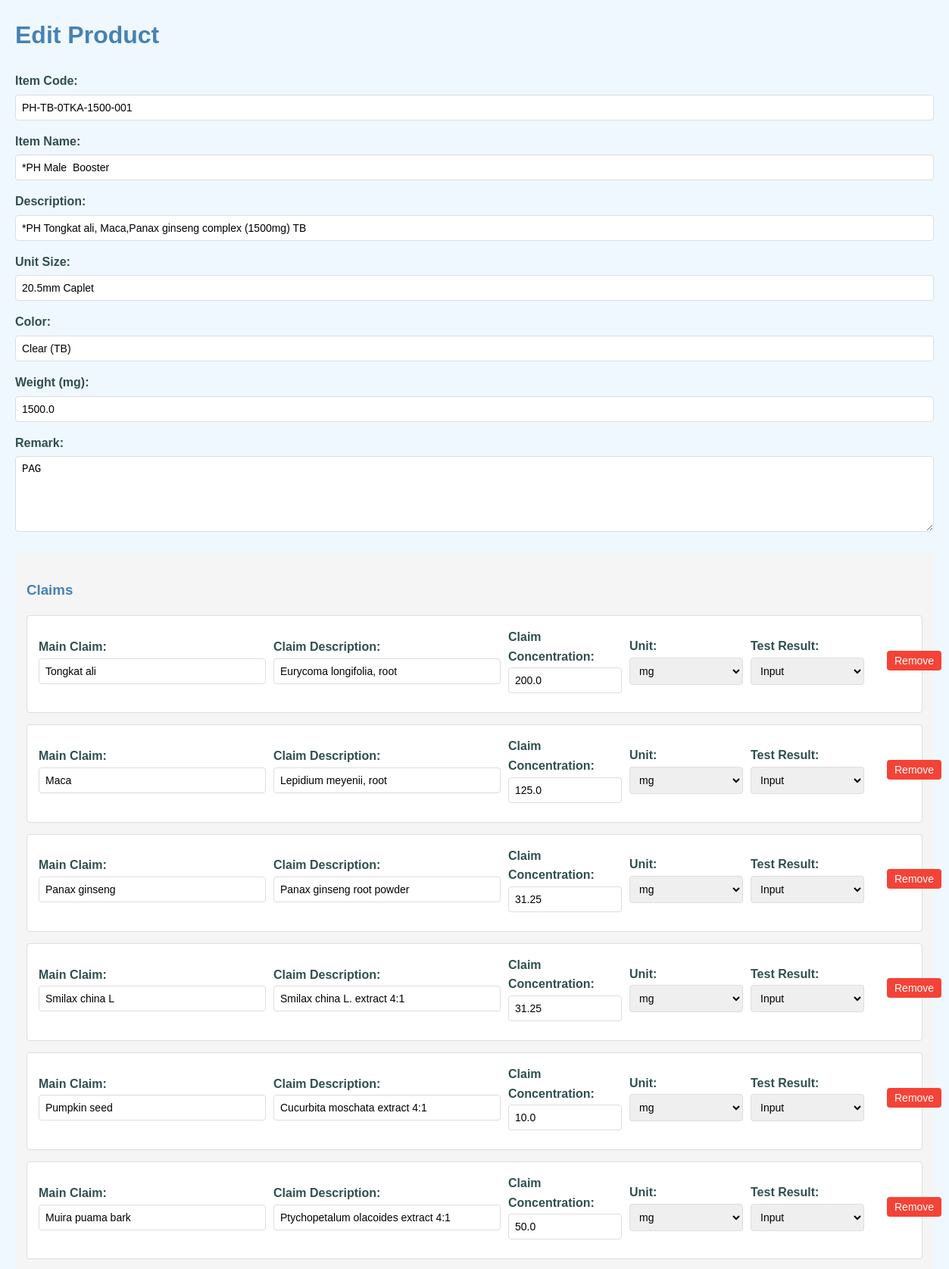
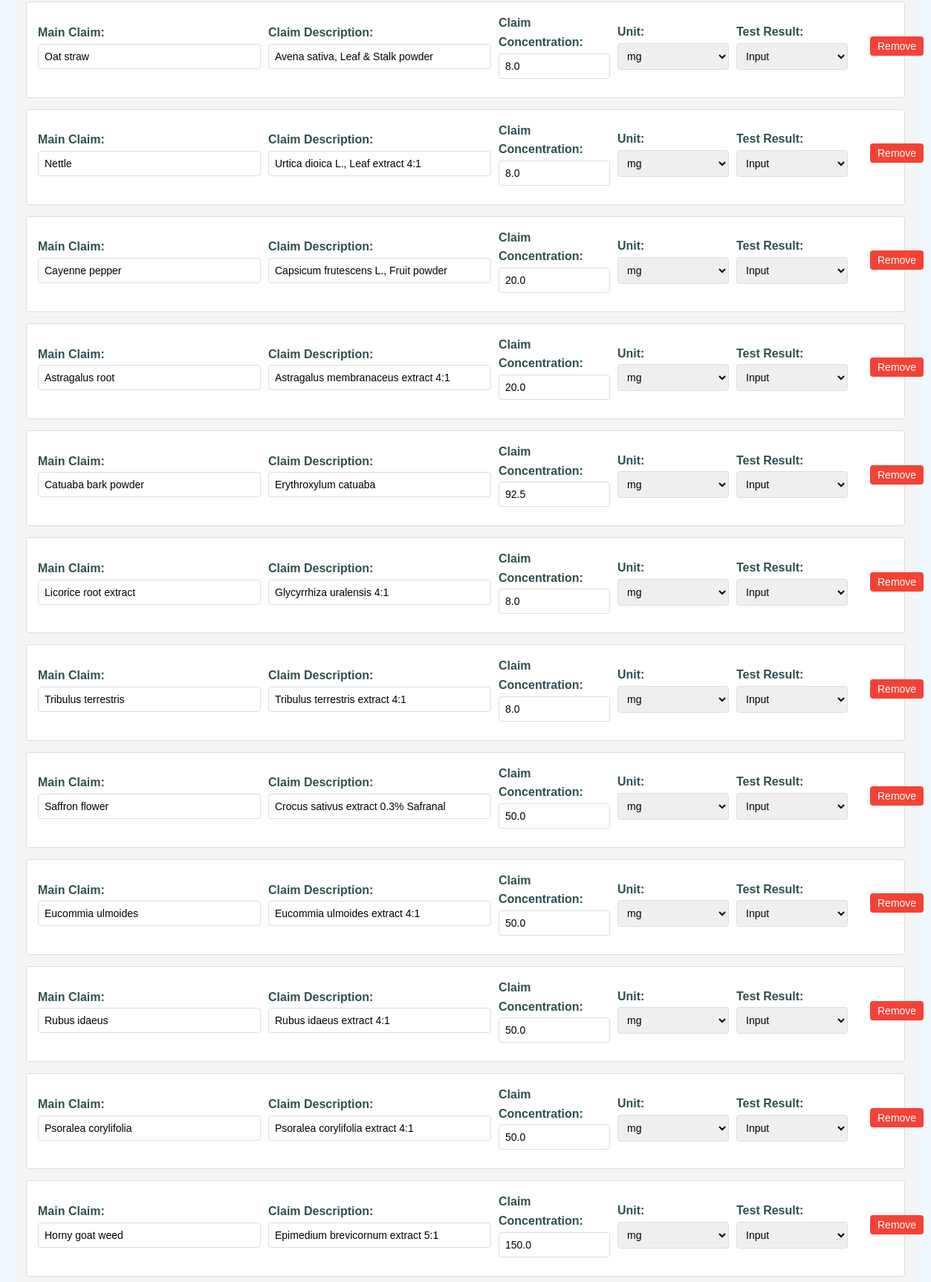
The app's page /edit/PH-TB-0TKA-1500-001 (signed in, upper part) with its own data (2 pictures, top to bottom).
### tables this page shows
CREATE TABLE products (
            id INTEGER PRIMARY KEY AUTOINCREMENT,
            item_code TEXT UNIQUE NOT NULL,
            item_name TEXT,
            description TEXT,
            unit_size TEXT,
            color TEXT,
            weight REAL
        , dosage TEXT, remark TEXT);

CREATE TABLE claims (
            id INTEGER PRIMARY KEY AUTOINCREMENT,
            product_id INTEGER,
            claim_main TEXT,
            claim_description TEXT,
            claim_concentration REAL, claim_unit TEXT DEFAULT 'mg', test_result TEXT,
            FOREIGN KEY (product_id) REFERENCES products(id) ON DELETE CASCADE
        );

### app.py (the view, shortened to what this page needs)
@app.route('/edit/<item_code>', methods=['GET', 'POST'])
def edit_product(item_code):
    if "role" not in session or session["role"] not in ['admin', 'master']:
        flash("권한이 없습니다.", "danger")
        return redirect(url_for("index"))
    db = get_db()
    cursor = db.cursor()
    if request.method == 'GET':
        cursor.execute('SELECT * FROM products WHERE item_code = ?', (item_code,))
        product = cursor.fetchone()
        if not product:
            flash("해당 제품을 찾을 수 없습니다.", "danger")
            cursor.close()
            return redirect(url_for("index"))
        cursor.execute('''
        SELECT claim_main, claim_description, claim_concentration, claim_unit, test_result
        FROM claims
        LEFT JOIN products ON claims.product_id = products.id
        WHERE products.item_code = ?
        ''', (item_code,))
        claims = cursor.fetchall()
        claim_unit_options = ['mg', 'mcg', 'IU', 'mgaTE', 'mgRAE', 'mcgRAE', 'mgNE', 'mcgNE', 'mgDFE', 'mcgDFE', 'B cfu']
        test_result_options = ['Test O', 'Test X', 'Input']
        if 'filter_url' not in session or request.referrer and 'edit' not in request.referrer:
            session['filter_url'] = request.referrer  # 필터 적용된 목록 페이지 저장
        return render_template('edit.html', product=product, claims=claims, claim_unit_options=claim_unit_options, test_result_options=test_result_options)

### app.py (called while the page is built)
@app.before_request
def before_request_func():
    global app_initialized
    if not app_initialized:
        with app.app_context():
            initialize_database()
            load_configurations()
        app_initialized = True

@app.before_request
def require_login():
    allowed_routes = ["login", "autocomplete", "static"]
    if "role" not in session and request.endpoint not in allowed_routes and not request.path.startswith('/static'):
        return redirect(url_for("login"))

def get_db():
    db = getattr(g, '_database', None)
    if db is None:
        db = g._database = sqlite3.connect(DB_FILE_PATH)
        db.row_factory = sqlite3.Row  # 컬럼명으로 접근 가능하도록 설정
    return db

@app.teardown_appcontext
def close_connection(exception):
    db = getattr(g, '_database', None)
    if db is not None:
        db.close()

### templates/edit.html (shortened to what this page needs)
<!DOCTYPE html>
<html lang="en">
<head>
    <link rel="stylesheet" href="https://code.jquery.com/ui/1.12.1/themes/base/jquery-ui.css">
    <link href="https://cdnjs.cloudflare.com/ajax/libs/select2/4.0.13/css/select2.min.css" rel="stylesheet" />
</head>
<body>
    <h1>Edit Product</h1>
    {% set role = session.get("role", "viewer") %}
    <form method="post">
        <div class="form-group">
            <label for="item_code">Item Code:</label>
            <input type="text" id="item_code" name="item_code" value="{{ product.item_code }}" readonly>
        </div>
        <div class="form-group">
            <label for="item_name">Item Name:</label>
            <input type="text" id="item_name" name="item_name" value="{{ product.item_name }}" >
        </div>
        <div class="form-group">
            <label for="description">Description:</label>
            <input type="text" id="description" name="description" value="{{ product.description }}" >
        </div>
        <div class="form-group">
            <label for="unit_size">Unit Size:</label>
            <input type="text" id="unit_size" name="unit_size" value="{{ product.unit_size }}" class="autocomplete-input" >
        </div>
        <div class="form-group">
            <label for="color">Color:</label>
            <input type="text" id="color" name="color" value="{{ product.color }}" class="autocomplete-input" >
        </div>
        <div class="form-group">
            <label for="weight">Weight (mg):</label>
            <input type="number" id="weight" name="weight" step="any" value="{{ product.weight }}" >
        </div>
        <div class="form-group">
            <label for="remark">Remark:</label>
            <textarea id="remark" name="remark" rows="4" >{{ product.remark }}</textarea>
        </div>
        <div class="claims-container">
            <h3>Claims</h3>
            <div id="claims">
                {% for claim in claims %}
                <div class="claim">
                    <div class="claim-fields">
                        <div class="form-group">
                            <label>Main Claim:</label>
                            <input type="text" name="claim_main[]" class="claim-main-input"
                                value="{{ claim.claim_main }}" >
                        </div>
                        <div class="form-group">
                            <label>Claim Description:</label>
                            <input type="text" name="claim_description[]" class="claim-description-input"
                                value="{{ claim.claim_description }}" >
                        </div>
                        <div class="form-group">
                            <label>Claim Concentration:</label>
                            <input type="number" name="claim_concentration[]" step="any" value="{{ claim.claim_concentration }}"
                                {% if role not in ['master', 'admin'] %}readonly class="readonly"{% endif %}>
                        </div>
                        <div class="form-group">
                            <label>Unit:</label>
                            <select name="claim_unit[]" >
                                <option value="mg" {% if claim.claim_unit == 'mg' %}selected{% endif %}>mg
                                </option>
                            </select>
                        </div>
                        <div class="form-group">
                            <label>Test Result:</label>
                            <select name="test_result[]" >
                                <option value="Input" {% if claim.test_result == 'Input' %}selected{% endif %}>Input
                                </option>
                            </select>
                        </div>
                        {% if role in [ "admin","master"] %}
                        <button type="button" class="remove-claim" onclick="removeClaim(this)">Remove</button>
                        {% endif %}
                    </div>
                </div>
                {% endfor %}
            </div>
        </div>
    </form>
</body>
</html>

### templates/edit.html (style rules this page uses)
body { font-family: Arial, sans-serif; margin: 20px; line-height: 1.6; background-color: #f0f8ff; color: #2f4f4f; }
h1, h2, h3 { color: #4682b4; }
.form-group { margin-bottom: 15px; }
label { display: block; margin-bottom: 5px; font-weight: bold; }
input[type="text"], input[type="number"], textarea, select { width: 100%; padding: 8px; border: 1px solid #ddd; border-radius: 4px; box-sizing: border-box; font-size: 14px; }
textarea { resize: vertical; min-height: 100px; }
.claims-container { margin-top: 20px; background-color: #f5f5f5; padding: 15px; border-radius: 5px; }
.claim { border: 1px solid #ddd; padding: 15px; margin-bottom: 15px; border-radius: 4px; background-color: #ffffff; }
.remove-claim { background-color: #f44336; color: white; padding: 5px 10px; border: none; border-radius: 4px; cursor: pointer; font-size: 14px; margin-left: 20px; }
button { background-color: #778899; color: white; padding: 10px 15px; border: none; border-radius: 4px; cursor: pointer; font-size: 16px; }
.claim-fields { display: flex; gap: 10px; margin-bottom: 10px; align-items: center; position: relative; padding-right: 80px; }
.claim-fields .form-group { margin-bottom: 0; }
.claim-fields .form-group label { margin-bottom: 2px; }
.claim-fields .form-group input { width: 300px; }
.claim-fields .form-group input[type="number"] { width: 150px; }
.claim-fields .form-group select { width: 150px; }

### records on screen
products: item_code "PH-TB-0TKA-1500-001", item_name "*PH Male Booster", description "*PH Tongkat ali, Maca,Panax ginseng complex (1500mg) TB", unit_size "20.5mm Caplet", color "Clear (TB)", weight "1500.0", remark "PAG"
claims: claim_main "Tongkat ali", claim_description "Eurycoma longifolia, root", claim_concentration "200.0", claim_unit "mg", test_result "Input"
claims: claim_main "Maca", claim_description "Lepidium meyenii, root", claim_concentration "125.0", claim_unit "mg", test_result "Input"
claims: claim_main "Panax ginseng", claim_description "Panax ginseng root powder", claim_concentration "31.25", claim_unit "mg", test_result "Input"
claims: claim_main "Smilax china L", claim_description "Smilax china L. extract 4:1", claim_concentration "31.25", claim_unit "mg", test_result "Input"
claims: claim_main "Pumpkin seed", claim_description "Cucurbita moschata extract 4:1", claim_concentration "10.0", claim_unit "mg", test_result "Input"
claims: claim_main "Muira puama bark", claim_description "Ptychopetalum olacoides extract 4:1", claim_concentration "50.0", claim_unit "mg", test_result "Input"
claims: claim_main "Oat straw", claim_description "Avena sativa, Leaf & Stalk powder", claim_concentration "8.0", claim_unit "mg", test_result "Input"
claims: claim_main "Nettle", claim_description "Urtica dioica L., Leaf extract 4:1", claim_concentration "8.0", claim_unit "mg", test_result "Input"
claims: claim_main "Cayenne pepper", claim_description "Capsicum frutescens L., Fruit powder", claim_concentration "20.0", claim_unit "mg", test_result "Input"
claims: claim_main "Astragalus root", claim_description "Astragalus membranaceus extract 4:1", claim_concentration "20.0", claim_unit "mg", test_result "Input"
claims: claim_main "Catuaba bark powder", claim_description "Erythroxylum catuaba", claim_concentration "92.5", claim_unit "mg", test_result "Input"
claims: claim_main "Licorice root extract", claim_description "Glycyrrhiza uralensis 4:1", claim_concentration "8.0", claim_unit "mg", test_result "Input"
claims: claim_main "Tribulus terrestris", claim_description "Tribulus terrestris extract 4:1", claim_concentration "8.0", claim_unit "mg", test_result "Input"
claims: claim_main "Saffron flower", claim_description "Crocus sativus extract 0.3% Safranal", claim_concentration "50.0", claim_unit "mg", test_result "Input"
claims: claim_main "Eucommia ulmoides", claim_description "Eucommia ulmoides extract 4:1", claim_concentration "50.0", claim_unit "mg", test_result "Input"
claims: claim_main "Rubus idaeus", claim_description "Rubus idaeus extract 4:1", claim_concentration "50.0", claim_unit "mg", test_result "Input"
claims: claim_main "Psoralea corylifolia", claim_description "Psoralea corylifolia extract 4:1", claim_concentration "50.0", claim_unit "mg", test_result "Input"
claims: claim_main "Horny goat weed", claim_description "Epimedium brevicornum extract 5:1", claim_concentration "150.0", claim_unit "mg", test_result "Input"
